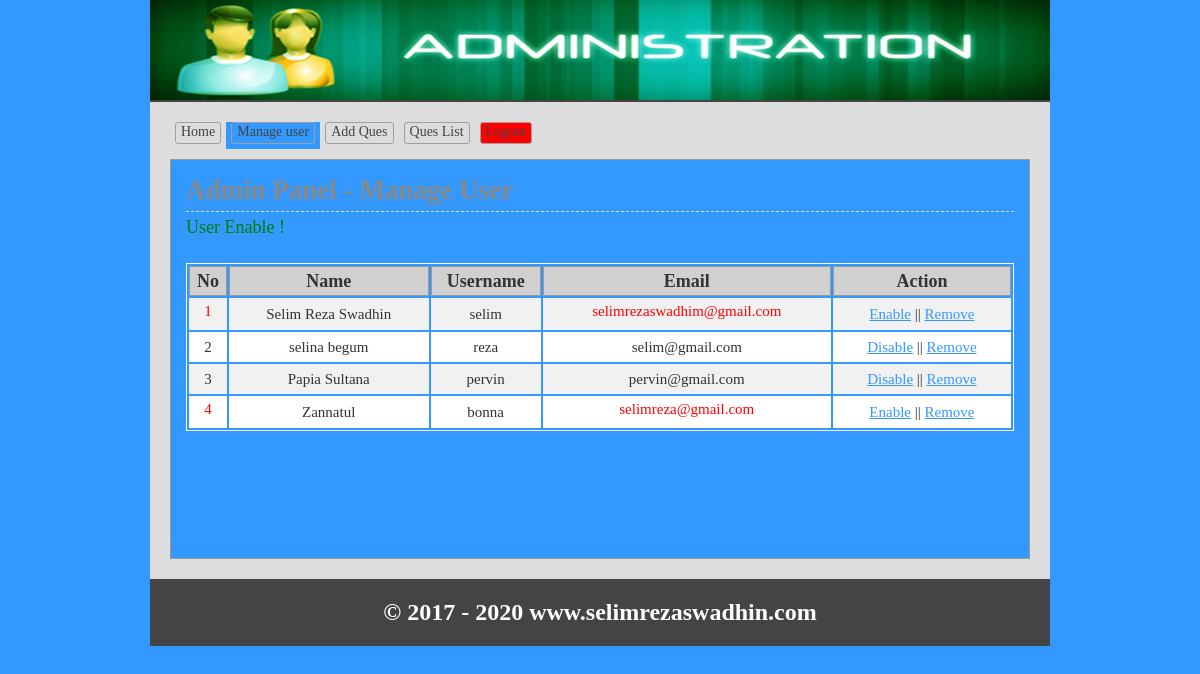
The page /admin/users.php?enable=6 (signed in) on the database its author committed.
### tables this page shows
CREATE TABLE IF NOT EXISTS `tbl_users` (
  `user_id` int(11) NOT NULL AUTO_INCREMENT,
  `name` varchar(255) NOT NULL,
  `username` varchar(255) NOT NULL,
  `password` varchar(255) NOT NULL,
  `email` varchar(255) NOT NULL,
  `status` int(11) NOT NULL DEFAULT '0',
  PRIMARY KEY (`user_id`)
);

### lib/Database.php (called while the page is built, shortened)
<?php
Class Database{
	public $host   = DB_HOST;
	public $user   = DB_USER;
	public $pass   = DB_PASS;
	public $dbname = DB_NAME;
	public $link;
	private function connectDB(){
	$this->link = new mysqli($this->host, $this->user, $this->pass, $this->dbname);
 }
	public function select($query){
		$result = $this->link->query($query) or die($this->link->error.__LINE__);
		if($result->num_rows > 0){
			return $result;
		} else {
			return false;
		}
	}
  	public function update($query){
	$update_row = $this->link->query($query) or die($this->link->error.__LINE__);
	if($update_row){
		return $update_row;
	} else {
		return false;
	}
  }
}

### admin/users.php (the view, shortened to what this page needs)
<?php
    $filepath = realpath(dirname(__FILE__));
	include_once ($filepath.'/inc/header.php');
	include_once ($filepath.'/../classes/User.php');
	$usrs = new User();
?>
<?php
if (isset($_GET['enable'])) {
    $enable_id = (int)$_GET['enable'];
    $enable_user = $usrs->enableUser($enable_id);
}
?>
<div class="main" style="color: #333">
    <h1>Admin Panel - Manage User</h1>
    <?php
    if (isset($enable_user)) {
        echo $enable_user;
    }
    ?>
<div class="manageuser">
    <table class="tblone">
        <tr align="center">
            <th>No</th>
            <th>Name</th>
            <th>Username</th>
            <th>Email</th>
            <th>Action</th>
        </tr>
        <?php
        $userData = $usrs->getAllUser();
        if($userData) {
            $i = 0;
            while ($result = $userData->fetch_assoc()) {
                $i++;
                ?>
                <tr align="center">
                    <td>
                        <?php
                        if ($result['status'] == '1') {
                            echo "<span class='error'>" . $i . "</span>";
                        } else {
                            echo $i;
                        }?>
                    </td>
                    <td><?= $result['name']; ?></td>
                    <td><?= $result['username']; ?></td>
                    <td>
                        <?php
                        if ($result['status'] == '1') {
                            echo "<span class='error'>" . $result['email'] . "</span>";
                        } else {
                            echo $result['email'];
                        }?>
                    </td>
                    <td>
                        <?php
                        if ($result['status'] == '0') { ?>
                            <a title="Are You Sure to Disable" onclick="return confirm('Are You Sure to Disable')"
                               href="?disable=<?= $result['user_id']; ?>">Disable</a>
                        <?php } else { ?>
                            <a title="Are You Sure to Enable" onclick="return confirm('Are You Sure to Enable')"
                               href="?enable=<?= $result['user_id']; ?>">Enable</a>
                        <?php } ?>
                        || <a onclick="return confirm('Are You Sure to Remove')"
                             href="?remove=<?= $result['user_id']; ?>">Remove</a>
                    </td>
                </tr>
            <?php } } ?>
    </table>
</div>
</div>
<?php include 'inc/footer.php'; ?>

### admin/css/admin.css (style rules this page uses)
* { margin: 0; padding: 0; outline: none }
body { font-family: verdana }
.error { color: red; display: block; padding-bottom: 5px; }
.tblone { width: 100%; border: 1px solid #fff; margin: 20px 0 }
.tblone td { font-size: 15px; padding: 5px 10px; }
table.tblone th { background-color: #d0d0d0; border: 1px solid #999; }
table.tblone tr:nth-child(2n+1) { background: #fff; height: 30px; }
table.tblone tr:nth-child(2n) { background: #f1f1f1; height: 30px; }
.tblone td a { color: #3399FF; }
.main { background: #3399ff none repeat scroll 0 0; border: 1px solid #999; margin-top: 10px; min-height: 368px; padding: 15px; width: 828px; color: #fff; }
.main h1 { border-bottom: 1px dashed #ddd; color: #888; margin: 0 0 5px; padding-bottom: 5px; }

### admin/inc/header.php (style rules this page uses)
a { color: #fff; }

### rows shown on the page
tbl_users: name "Selim Reza Swadhin", username "selim", email "selimrezaswadhim@gmail.com"
tbl_users: name "selina begum", username "reza", email "selim@gmail.com"
tbl_users: name "Papia Sultana", username "pervin", email "pervin@gmail.com"
tbl_users: name "Zannatul", username "bonna", email "selimreza@gmail.com"
